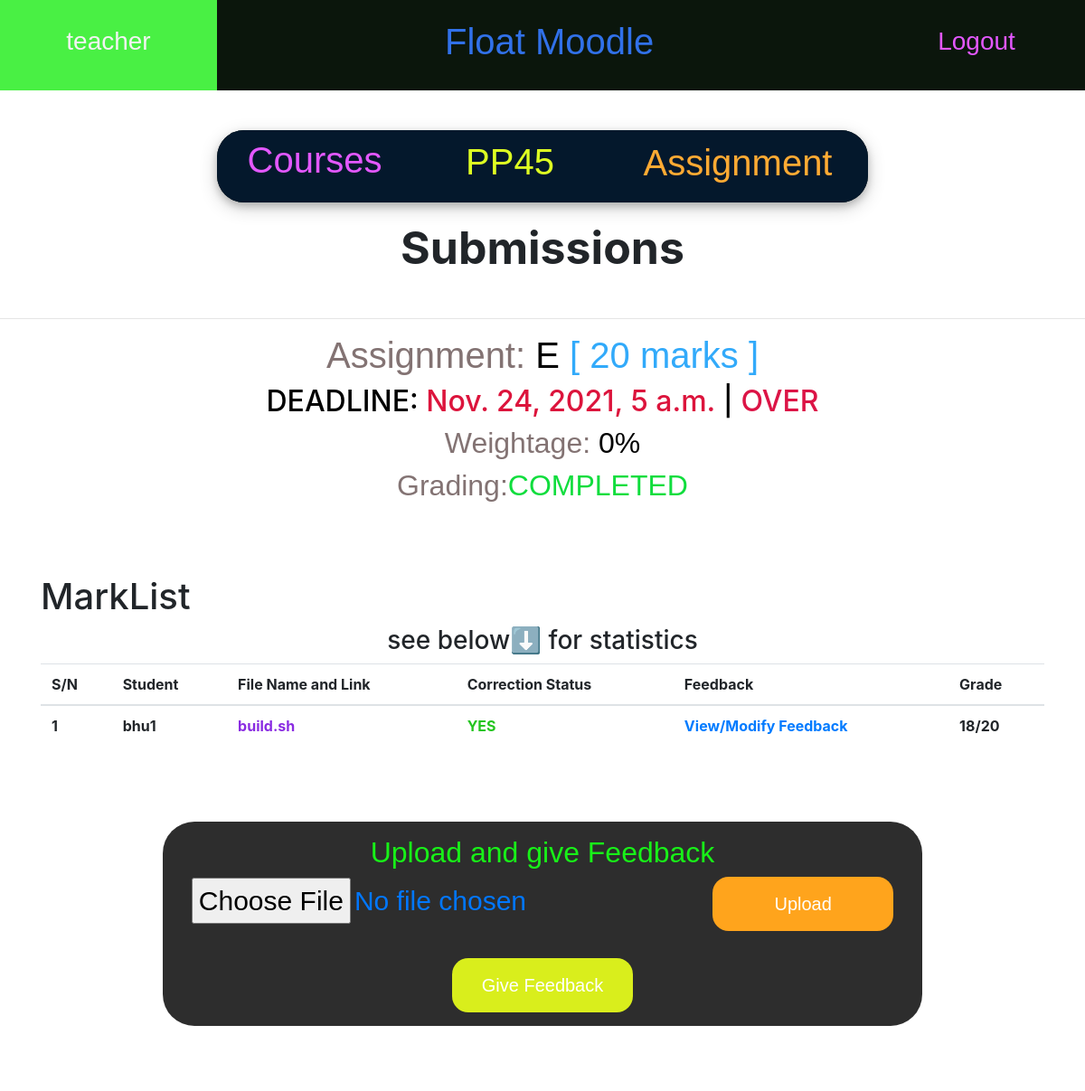
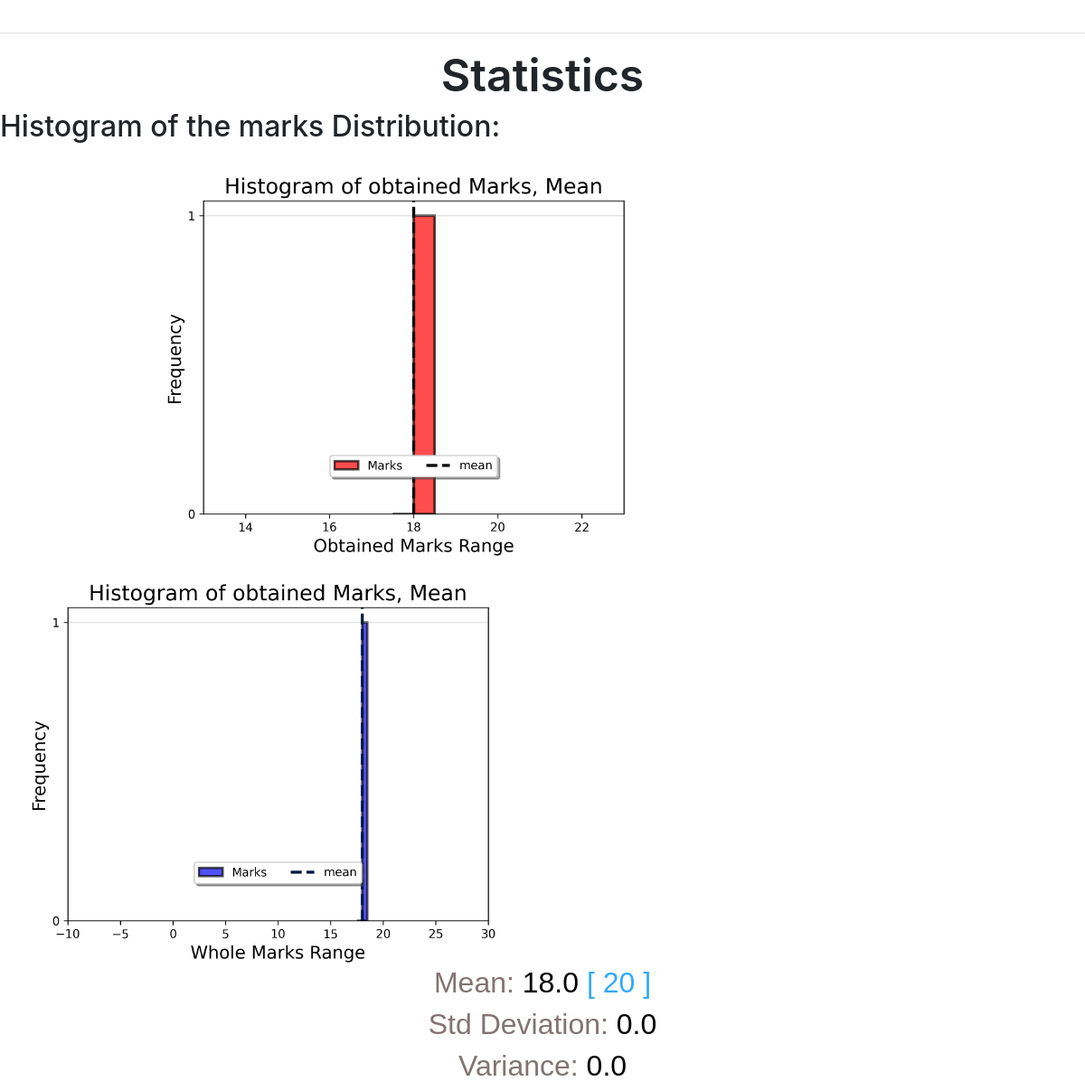
Page /courses/1/assign/10/submissions (signed in) on the committed database (2 pictures, top to bottom).
### courses/models.py (models this page shows, shortened)
class Course(models.Model):
    instructor = models.ForeignKey(User,on_delete=models.CASCADE,related_name='ins_courses') #assuming 1 instructor/course.
    name = models.CharField(max_length=128,default = '')
    students = models.ManyToManyField(User,related_name='stud_courses')
    TAs = models.ManyToManyField(User,related_name='ta_courses')
    joincode = models.CharField(max_length=10,default = '')
    TAjoincode = models.CharField(max_length=10,default = '')

class Assignment(models.Model):
    name = models.CharField(max_length=128,default='')
    link = models.URLField(default='')
    file_name = models.CharField(max_length=100,default='problem_statement')
    file = models.FileField(upload_to='assignments',blank=True)
    statement = models.CharField(max_length=300,default='')
    course = models.ForeignKey(Course,on_delete=models.CASCADE)
    maxmarks = models.IntegerField(default=100)
    deadline = models.DateTimeField(blank=False) #need to set while creating assign.
    weightage = models.IntegerField(default=0)
    feedfile = models.FileField(upload_to='feedback', blank = True)

class FileSubmission(models.Model):
    user = models.ForeignKey(User,on_delete=models.CASCADE)
    file = models.FileField(upload_to='submissions',blank=True)
    file_name = models.CharField(max_length=100,default='submission')
    assignment = models.ForeignKey(Assignment,on_delete=models.CASCADE)
    feedback = models.CharField(max_length=500,default='Your Feedback Appears Here')
    corrected = models.CharField(max_length=10,default='NO')
    grade = models.IntegerField(default=-1)
    sub_time = models.DateTimeField(auto_now=True) #last 'MODIFIED' time. // automatically updates itself.

### courses/views.py (the view)
# urls.py: path('<int:course_id>/assign/<int:assign_id>/submissions',views.submissions,name ='submissions'),
def submissions(request,course_id,assign_id):
    a = Assignment.objects.get(pk = assign_id)
    c = Course.objects.get(pk = course_id )
    if not request.user.is_authenticated:
        return redirect('login')
    uname = request.user.username
    Snames = [ s.username for s in c.students.all() ]
    Tnames = [ s.username for s in c.TAs.all() ]
    uname = request.user.username
    if uname not in Tnames and uname != c.instructor.username:
        return redirect('CourseHome')
    if request.method == 'POST':
        form = AssignmentSubmitForm(request.POST,request.FILES)
        if form.is_valid():
            s_file = request.FILES.get('file',False)
            if s_file:
                a.feedfile = s_file
                a.save()
                give_feedback(c,a)
                return redirect('submissions',course_id,assign_id)
    else:
        form = AssignmentSubmitForm()
    grading_done = True
    for sub in a.filesubmission_set.all():
        if sub.corrected == 'NO':
            grading_done = False
            break
    marks = assign_marks_array(c,a)
    min_marks = np.amin(marks) if  marks.size != 0 else 0
    max_marks = np.amax(marks) if  marks.size != 0 else 0
    cap = a.maxmarks
    M_mean = marks.mean()
    M_sd = marks.std()
    M_var = M_sd*M_sd
    if True:
        ax = plt.figure().gca()
        ax.yaxis.set_major_locator(MaxNLocator(integer=True))
        plt.hist(marks,bins = int(cap/10),edgecolor = 'k',linewidth = 2,color='blue',alpha = 0.68,label='Marks')
        plt.xlabel('Whole Marks Range',fontsize = 15)
        plt.ylabel('Frequency',fontsize = 15)
        plt.title('Histogram of obtained Marks, Mean',fontsize = 18)
        plt.xlim([-10,cap+10])
        plt.grid(axis='y', alpha=0.5)
        plt.axvline(marks.mean(), color= '#01153E', linestyle='dashed', linewidth=2.5,label = 'mean')
        ax.legend(loc='lower center', bbox_to_anchor=(0.5, 0.1),
            ncol=3, fancybox=True, shadow=True)
        buf = BytesIO()
        plt.savefig(buf, format='png', dpi=300)
        histm = base64.b64encode(buf.getvalue()).decode('utf-8').replace('\n', '')
        buf.close()
        plt.clf()
    if True:
        ax = plt.figure().gca()
        ax.yaxis.set_major_locator(MaxNLocator(integer=True))
        plt.hist(marks,bins = int(cap/10),edgecolor = 'k',linewidth = 2,color='r',alpha = 0.7,label='Marks')
        plt.xlabel('Obtained Marks Range',fontsize = 15)
        plt.ylabel('Frequency',fontsize = 15)
        plt.title('Histogram of obtained Marks, Mean',fontsize = 18)
        plt.xlim([min_marks-5,max_marks+5])
        plt.grid(axis='y', alpha=0.5)
        plt.axvline(marks.mean(), color= 'k', linestyle='dashed', linewidth=2.5,label = 'mean')
        ax.legend(loc='lower center', bbox_to_anchor=(0.5, 0.1),
            ncol=3, fancybox=True, shadow=True)
        buf = BytesIO()
        plt.savefig(buf, format='png', dpi=300)
        histv = base64.b64encode(buf.getvalue()).decode('utf-8').replace('\n', '')
        buf.close()
        plt.clf()
    args = {
        'assign': a,
        'course': c,
        'submissions': list(a.filesubmission_set.all()),
        'form': form,
        'nowtime': datetime.datetime.now(),
        'GRADED': grading_done,
        'histv':histv,
        'histm':histm,
        'mean': round(M_mean,2),
        'sd': round(M_sd,2),
        'var': round(M_var,2),
    }
    return render(request,'courses/submissions.html',args)

### courses/forms.py
class AssignmentSubmitForm(forms.Form):
    file = forms.FileField(label='Submission File',required=True)

### courses/views.py (called while the page is built)
def assign_marks_array(course,assign):
    A = assign
    C = course
    S = C.students.all()
    Snames = [ s.username for s in S ]
    numS = len(S)
    Data = np.zeros(numS)
    for sub in A.filesubmission_set.all():
        ind = Snames.index(sub.user.username)
        if sub.corrected == 'YES':
            Data[ind] = sub.grade
    return Data

### accounts/templates/courses/submissions.html (shortened to what this page needs)
{% extends 'base.html' %}
{% block H %}
<link rel="stylesheet" href="https://maxcdn.bootstrapcdn.com/bootstrap/4.0.0/css/bootstrap.min.css"
 />
{% endblock %}
{% block content %}
<br>
<div class="Conth" style="height: 80px; width: 60%; align-self: center; margin: 20px 20%;  border-radius: 30px;     box-shadow: 0 4px 8px 0 rgba(0, 0, 0, 0.2), 0 6px 20px 0 rgba(0, 0, 0, 0.19);">
  <a href="{% url 'CourseHome'  %}" class="Conth hov3 ContL hov8" style="width: 30%; height: 100%; display: block; text-decoration: none;">
      <h2 style="margin-left: 0%; margin-top: 4%; font-family: Verdana, Geneva, Tahoma, sans-serif; font-size: 40px;">Courses</h2>
  </a>
  <a href="{% url 'coursepage' course.pk %}" class="Conth hov1 ContL" style="width: 30%; height: 100%; display: block; text-decoration: none; ">
  <h2 style="margin-left: 0%; margin-top: 5%; font-family: Verdana, Geneva, Tahoma, sans-serif; font-size: 40px;" >{{ course.name }}</h2>
  </a>
  <a href="{% url 'assign_page' course.pk assign.pk %}" class="Conth hov4 ContL" style="width: 40%; height: 100%; display: block; text-decoration: none; ">
      <h2 style="margin-left: 0%; margin-top: 4%; font-family: Verdana, Geneva, Tahoma, sans-serif; font-size: 40px;">Assignment</h2>
  </a>
</div>
<div style="text-align: center;">
  <h1 style="font-size: 50px; font-weight: 700;">Submissions</h1>
  </div>
<br>
<hr>
<div class="f1" style="text-align: center; width: 100%;"><h1><div style="display: inline; color: rgb(131, 115, 115);">Assignment:</div>  {{ assign.name }}  <div style="display: inline; color: rgb(50, 170, 250);">[ {{ assign.maxmarks }} marks ]</div></h1></div>
<div style="text-align: center;">
{% if nowtime < assign.deadline %}
<h2 style="color: rgb(0, 0, 0);">DEADLINE:  <div style="display: inline; color: crimson;">{{ assign.deadline }}</div> | <div style="display: inline; color: rgb(20, 220, 30);">RUNNING</div></h2>
{% else %}
<h2 style="color: rgb(0, 0, 0);">DEADLINE:  <div style="display: inline; color: crimson;">{{ assign.deadline }}</div> | <div style="display: inline; color: rgb(220, 20, 70);">OVER</div></h2>
{% endif %}
</div>
<div class="f1" style="text-align: center; width: 100%;">
    <h2><div style="display: inline; color: rgb(131, 115, 115);">Weightage:</div>  {{ assign.weightage }}% </h2>
    <div style="text-align: center;">
      {% if GRADED %}
          <h2 style="color: rgb(16, 221, 61);"><div style="display: inline; color: rgb(131, 115, 115);">Grading:</div>COMPLETED</h2>
      {% else %}
          <h2 style="color: red;" "><div style="display: inline; color: rgb(131, 115, 115);">Grading:</div> NOT COMPLETED </h2>
      {% endif %}
    </div>
  </div>
<br>
<div class="container mt-5" style="background-color: rgb(255, 255, 255);">
  <h1>MarkList</h1>
  <div style="text-align: center;"><h3>see below⬇️ for statistics</h3></div>
    <div class="row">
        <div class="col-12">
            <table class="table">
                <thead>
                  <tr>
                    <th >S/N</th>
                    <th >Student</th>
                    <th >File Name and Link</th>
                    <th>Correction Status</th>
                    <th>Feedback</th>
                    <th>Grade</th>
                  </tr>
                </thead>
                <tbody>
                  {% for d in submissions %}
                  <tr>
                    <th>{{forloop.counter}}</th>
                    <th>{{d.user.username}}</th>
                    <th ><a download href="{{d.file.url}}" style="color: blueviolet;">{{d.file_name}}</a></th>
                    {% if d.corrected == "YES" %}
                    <th style="color: rgb(36, 197, 31);">{{d.corrected}}</th>
                    {% else %}
                    <th style="color: red;">{{d.corrected}}</th>
                    {% endif %}
                    {% if d.corrected == "YES" %}
                      <th><a href="{%url 'feedback' course.pk assign.pk d.pk %}">View/Modify Feedback</a></th>
                    {% else %}
                      <th><a href="{%url 'feedback' course.pk assign.pk d.pk %}">Give Feedback</a></th>
                    {% endif %}
                      <th>{{ d.grade }}/{{assign.maxmarks}}</th>
                  </tr>
                  {% endfor %}
                </tbody>
              </table>
        </div>
    </div>
</div>
<br>
<br>
<div class="assignment2">
  <form method="post" enctype="multipart/form-data" action="" >
      <h2 style="color: rgb(24, 241, 24);">Upload and give Feedback</h2>
      {% for field in form %}
          {{field}}
      {% endfor %}
          <button type="submit" class="button4">Upload</button>
    </form>
    <a href="{% url 'file_feedback' course.pk assign.pk %}">
      <button type="submit" class="button9">Give Feedback</button>
    </a>
</div>
<br>
<br>
<br>
<hr>
<div style="text-align: center;">
  <h1 style="font-size: 50px; font-weight: 600;">Statistics</h1>
</div>
<h2>Histogram of the marks Distribution:</h2>
<div style="display: inline; text-align: center; padding: 0px 150px;">
<img alt="Histogram of Marks" width=600 height=auto  />
<img alt="Histogram of Marks" width=600 height=auto />
</div>
<div class="f1" style="text-align: center; width: 100%;"><h2><div style="display: inline; color: rgb(131, 115, 115);">Mean:</div>  {{ mean }}  <div style="display: inline; color: rgb(50, 170, 250);">[ {{ assign.maxmarks }} ]</div></h2></div>
<div class="f1" style="text-align: center; width: 100%;"><h2><div style="display: inline; color: rgb(131, 115, 115);">Std Deviation:</div>  {{ sd }}</h2></div>
<div class="f1" style="text-align: center; width: 100%;"><h2><div style="display: inline; color: rgb(131, 115, 115);">Variance:</div>  {{ var }}</h2></div>
{% endblock %}

### accounts/templates/base.html (shortened to what this page needs)
{% load static %}
<link rel="stylesheet" type="text/css" href="{% static 'accounts/style.css' %}">
<!DOCTYPE html>
<html>
<head>
  {% block H %}{% endblock %}
</head>
<body>
    {% if user.is_authenticated %}
      <div class="Conth" style="height: 100px;">
        <a href="{% url 'dashboard' %}" class="Conth hov1" style="width: 20%; height: 100%; display: block; text-decoration: none; ">
          <h3 style="margin-left: 0%; margin-top: 12%;">{{ user.username }}</h3>
        </a>
        <div class="Conth hov2" style="width: 60%; height: 100%;">
          <h1 style="margin-left: 35%;">Float Moodle</h1>
        </div>
        <a href="{% url 'logout' %}" class="Conth hov3" style="width: 20%; height: 100%; display: block; text-decoration: none; ">
          <h3 style="margin-left: 0%; margin-top: 12%;">Logout</h3>
        </a>
      </div>
    {% endif %}
    {% block content %}
    {% endblock %}
</body>
</html>

### accounts/static/accounts/style.css (style rules this page uses)
.f1 { font-family: Verdana, Geneva, Tahoma, sans-serif; font-size: 25px; font-weight: 100; color: rgb(0, 0, 0); }
.button4 { position: relative; display: inline-block; width: 200px; height: 60px; border-radius: 18px; background-color: #ffa41c; border: solid 1px transparent; color: #fff; font-size: 20px; font-weight: 300; cursor: pointer; transition: all .1s ease-in-out; }
body { margin: 0px; background-color: #f7ebdd; }
.Conth { border-style: solid ; border-width: 0px ; background-color: #0b160c; color: rgb(49, 113, 233); font-family: Verdana, Geneva, Tahoma, sans-serif; font-size: 20px; font-weight: 50; display: flex; text-align: center; align-items: center; position: relative; overflow: hidden; padding: 0px; }
.contL { background-color: #04182c; font-family:'Courier New', Courier, monospace; }
.hov1 { color: rgb(222, 255, 34); }
.hov3 { color: #e358ff; }
.hov4 { color: rgb(255, 170, 51); }
.assignment2 { color: rgb(0, 119, 255); border: 0px solid rgb(0, 0, 0); background-color: rgba(0, 0, 0, 0.822); border-radius: 35px; text-align: center; font-family: Verdana, Geneva, Tahoma, sans-serif; font-weight: 500; font-size: 30px; padding: 15px; margin: 20px 15% 20px 15% ; width: 70%; box-shadow: rgba(0, 0, 0, 0.17) 0px -23px 25px 0px inset, rgba(0, 0, 0, 0.15) 0px -36px 30px 0px inset, rgba(0, 0, 0, 0.1) 0px -79px 40px 0px inset, rgba(0, 0, 0, 0.06) 0px 2px 1px, rgba(0, 0, 0, 0.09) 0px 4px 2px, rgba(0, 0, 0, 0.09) }
.button9 { position: relative; display: inline-block; width: 200px; height: 60px; border-radius: 18px; background-color: #d9ee1c; border: solid 1px transparent; color: #fff; font-size: 20px; font-weight: 300; cursor: pointer; transition: all .1s ease-in-out; }

### rows in the picture
Course: name "PP45"
Assignment: name "E", maxmarks "20", deadline "Nov. 24, 2021, 5 a.m.", weightage "0"
FileSubmission: user.username "bhu1", file_name "build.sh", corrected "YES", shows "View/Modify Feedback", grade "18"

### other values in the picture
{{ user.username }} "teacher"
{{ mean }} "18.0"
{{ sd }} "0.0"
{{ var }} "0.0"
